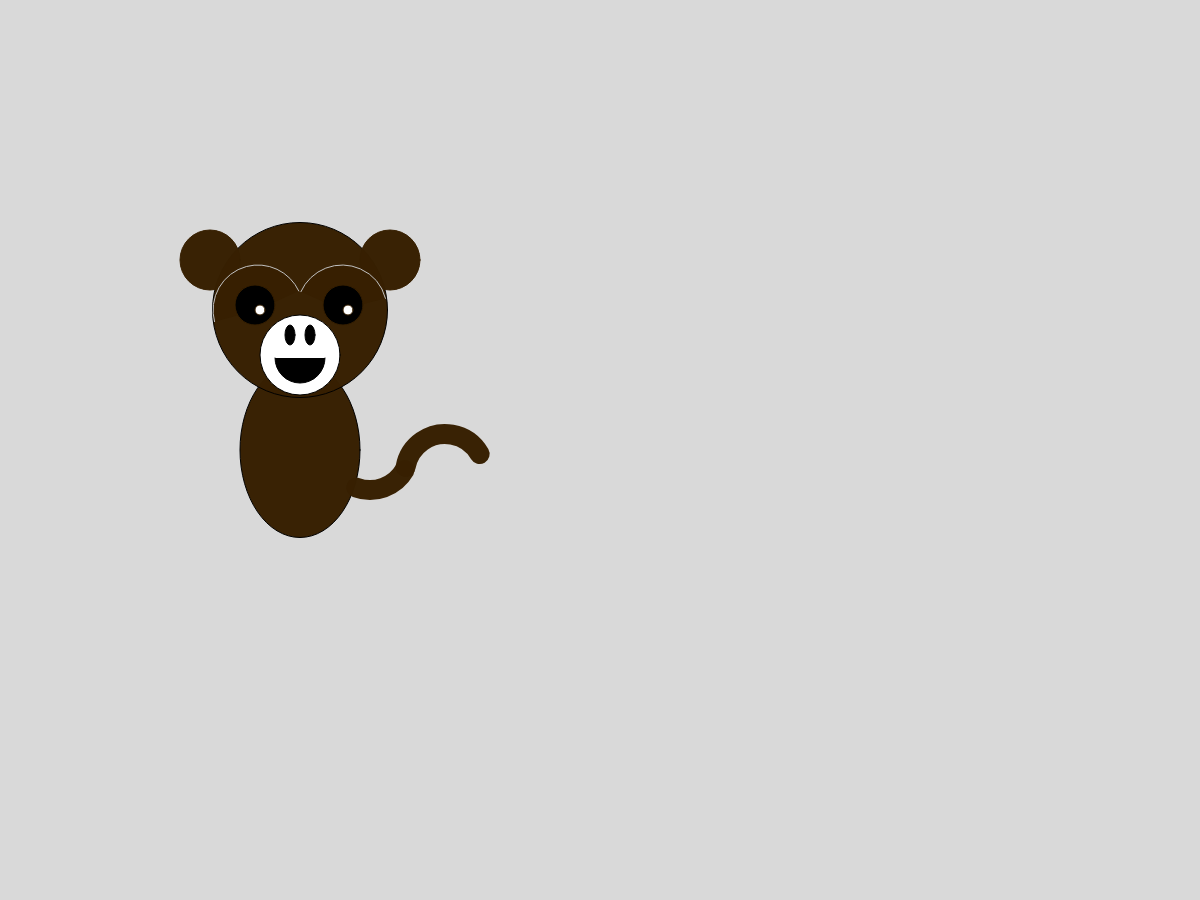
Frame 1 (no input)
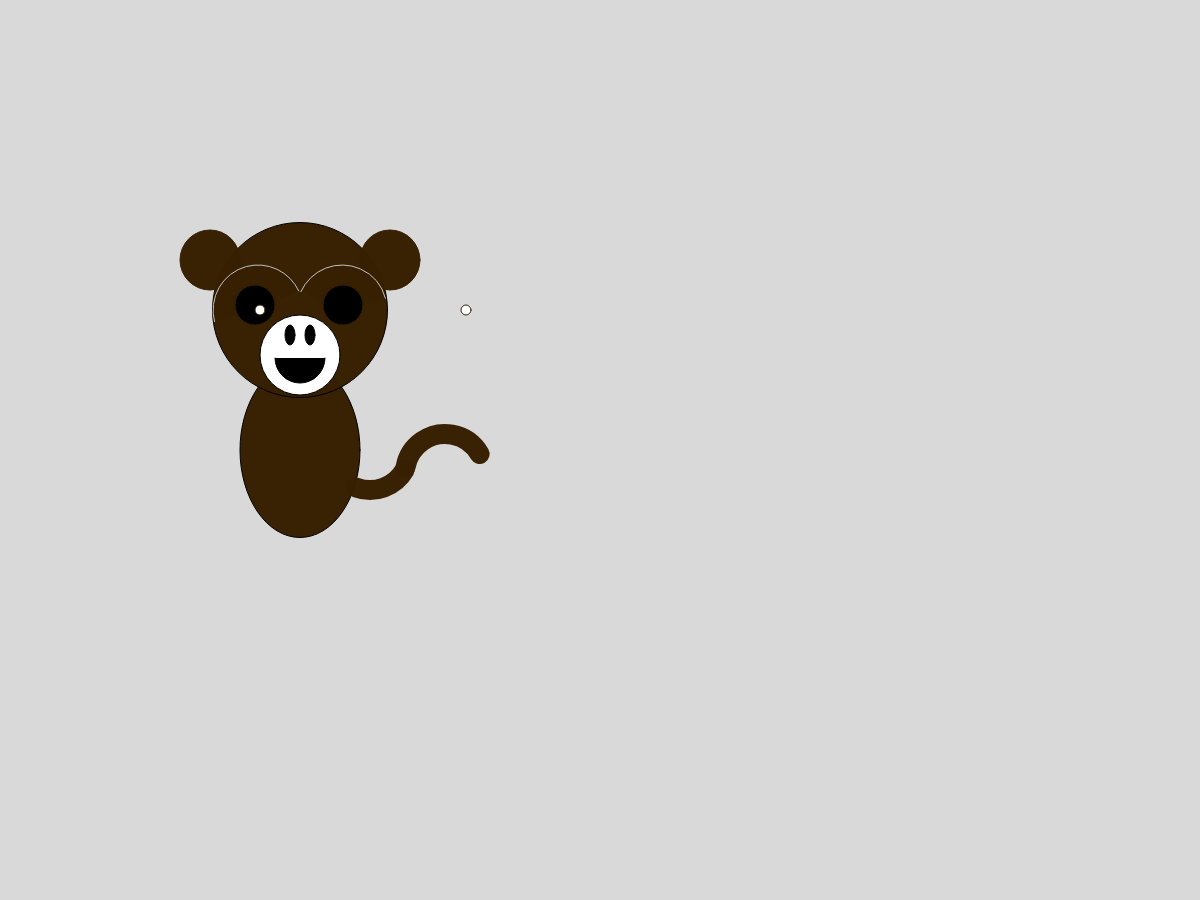
Frame 60 (no input)
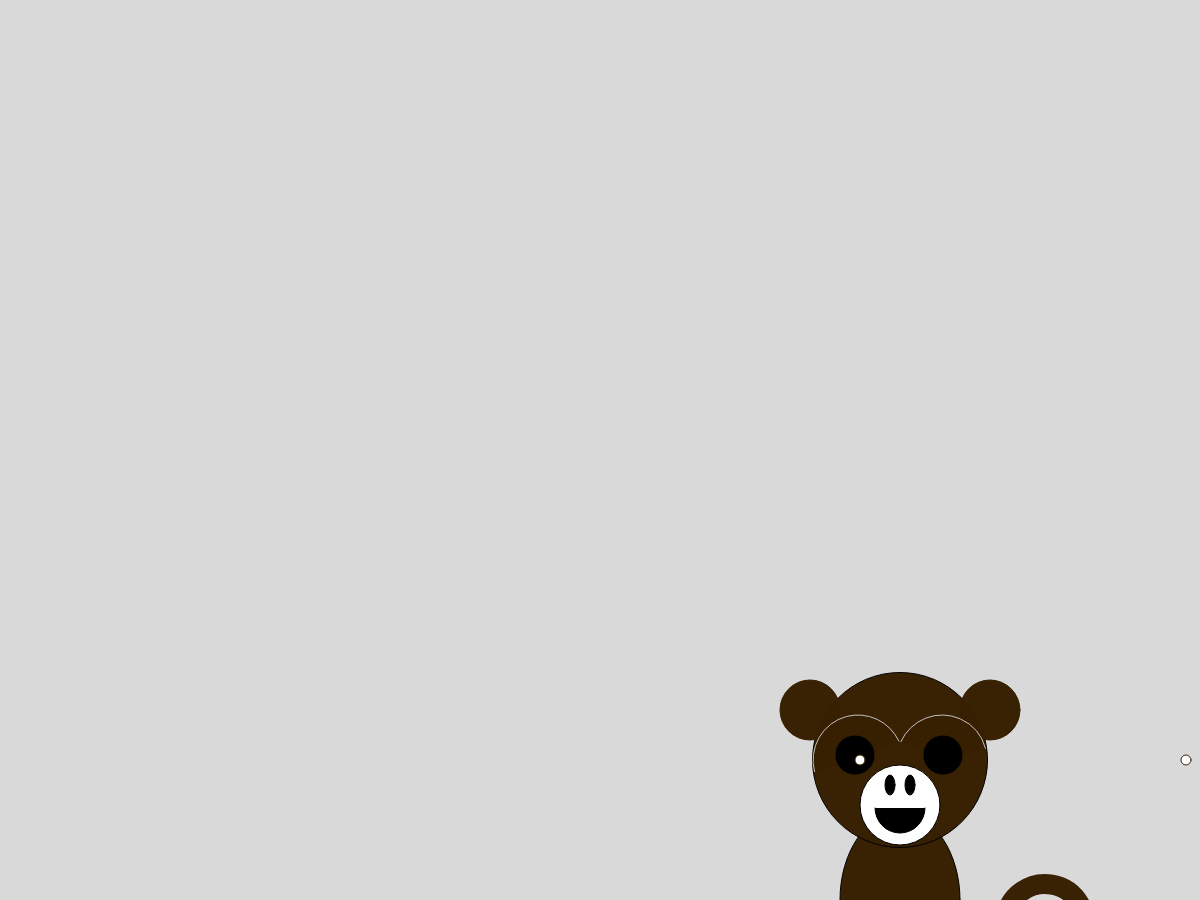
Frame 120 (the mouse pressed at the canvas centre since frame 60)

The p5.js sketch that drew these frames (run headless with seeded random() and noise() and a simulated clock; from frame 60 on, the mouse is pressed at the canvas centre):

// p5.js sketch
// ── sketch.js
function setup(){

createCanvas( windowWidth, 900);

}

let eyeAngle = 330;
let whiteDot = 348;
let x = 330
let speed = 2;

function draw(){

background ('rgb(217, 217, 217)');
noCursor()

push()

// translate monkey to follow mouse.
translate (mouseX, mouseY);

// body of the monkey
fill('rgba(55, 32, 2, 0.99)')
ellipse( 300 , 450, 120, 175);

//  monkey head

ellipse(300, 310, 175, 175);

// monkey ears
stroke('rgba(55, 32, 2, 0.99)');
ellipse(210, 260, 60, 60);
ellipse(390, 260, 60, 60);

// monkeys eyes
push()
stroke('rgb(193, 193, 193)');
arc(258, 310, 90, 90, radians(eyeAngle - 165), radians(eyeAngle + 5));
// radians at 165 degrees and 334 degrees
arc(342, 310, 90, 90, radians(eyeAngle - 126), radians(eyeAngle + 15));
// radians at 204 degrees and 345 degrees
pop();

// monkey eyes
// right eye
fill('rgb(0, 0, 0)');
ellipse(255, 305, 40, 40);

// left eye
ellipse(343, 305, 40, 40);

// pupil
fill('rgb(255, 255, 255)');
ellipse(260, 310, 10, 10);

push()
// making the white pupil move from side to side
fill('rgb(255, 255, 255)');
ellipse(whiteDot, 310, 10, 10);

// a condition to make the ball turn around
if ( whiteDot > windowWidth) {
speed = -2;
}

whiteDot = whiteDot + speed;

pop()

// mouth of the monkey
push();
// fill('rgba(55, 32, 2, 0.99)')
stroke('rgb(0, 0, 0)');


ellipse(300, 355, 80, 80);
fill('rgb(0, 0, 0)');
arc(300, 358, 50, 50, radians(eyeAngle + 30), radians(eyeAngle - 150));
// radians at 360 degrees and 180 degrees


//  nose
ellipse(290, 335, 10, 20)
ellipse(310, 335, 10, 20)
pop();

// tail
push();

noFill();
stroke('rgba(55, 32, 2, 0.99)')
strokeWeight(20)

arc(370, 450, 80, 80, radians(eyeAngle + 60), radians(eyeAngle - 220));
// radians at 390 degrees and 110 degrees

arc(445, 474, 80, 80, radians(eyeAngle - 140), radians(eyeAngle));
// radians at 190 degrees and 330 degrees
pop()


pop()
// end of monkey

}
